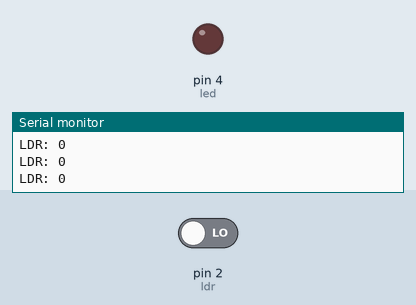
The sketch below on a simulated Arduino Uno, built with avr-gcc and run on an emulated ATmega328P. Shown: output pins drawn as LEDs (lit = HIGH), the last lines printed to the serial monitor. Inputs (shaded band) come from the test bench; at power-on: pin 2 (ldr) LOW.

Above: at 1.2 s.
1.3 s: pin 2 (ldr) driven HIGH
At 2.6 s:
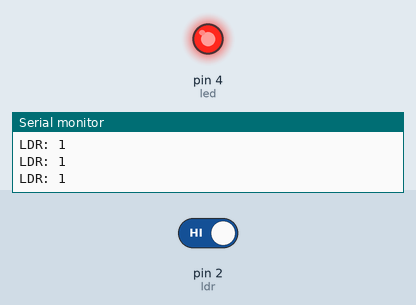
2.9 s: pin 2 (ldr) driven LOW
At 3.8 s:
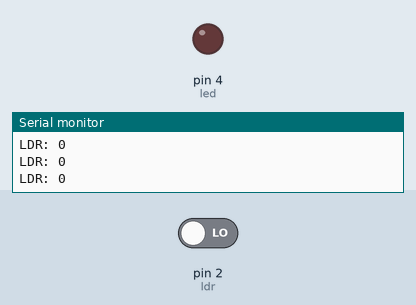
Timing chart, 0 to 5.9 s (numbered marks = the images above; inputs shaded):
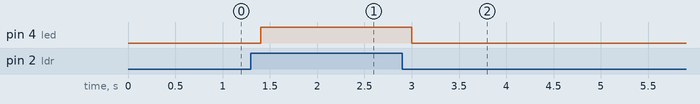

The sketch:

new_sketch_1758719321710.ino
```cpp
#include "arduino_secrets.h"

// Night Light with 1 Digital LDR Module
// LDR module connected to D2
// LED connected to D7

int ldr = 2;   // LDR digital output pin
int led = 4 ;  // LED pin

void setup() {
  pinMode(ldr, INPUT);     // LDR input
  pinMode(led, OUTPUT);    // LED output
  Serial.begin(9600);      // For debugging
}

void loop() {
  int ldrValue = digitalRead(ldr);

  Serial.print("LDR: ");
  Serial.println(ldrValue);


  if (ldrValue == HIGH) {      // Dark detected
    digitalWrite(led, HIGH);   // Turn LED ON
  } else {                      // Bright detected
    digitalWrite(led, LOW);    // Turn LED OFF
  }

  delay(200);
}
```

arduino_secrets.h
```cpp

```

Measured:
- after the input at 1.3 s, pin 4 (led): LOW → HIGH after 0.10 s
- after the input at 2.9 s, pin 4 (led): HIGH → LOW after 0.10 s
